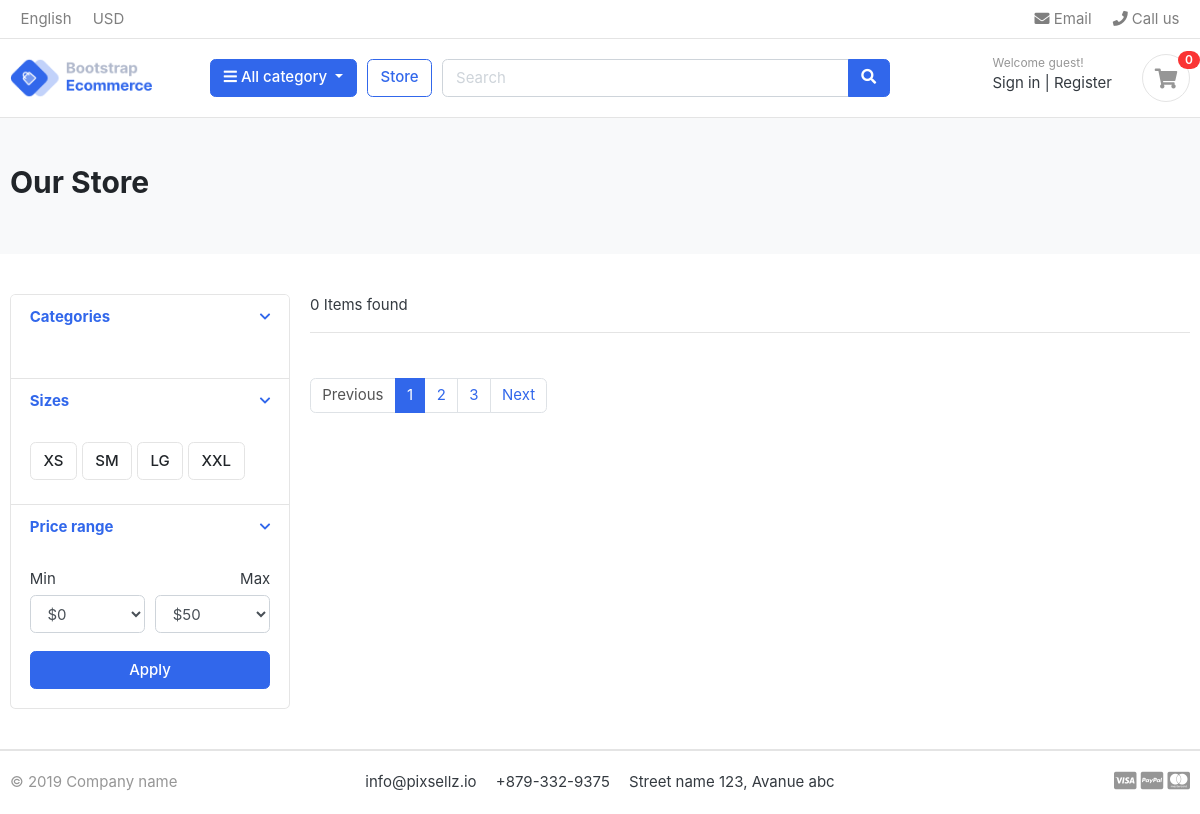
The page /store/ on the database as committed earlier.
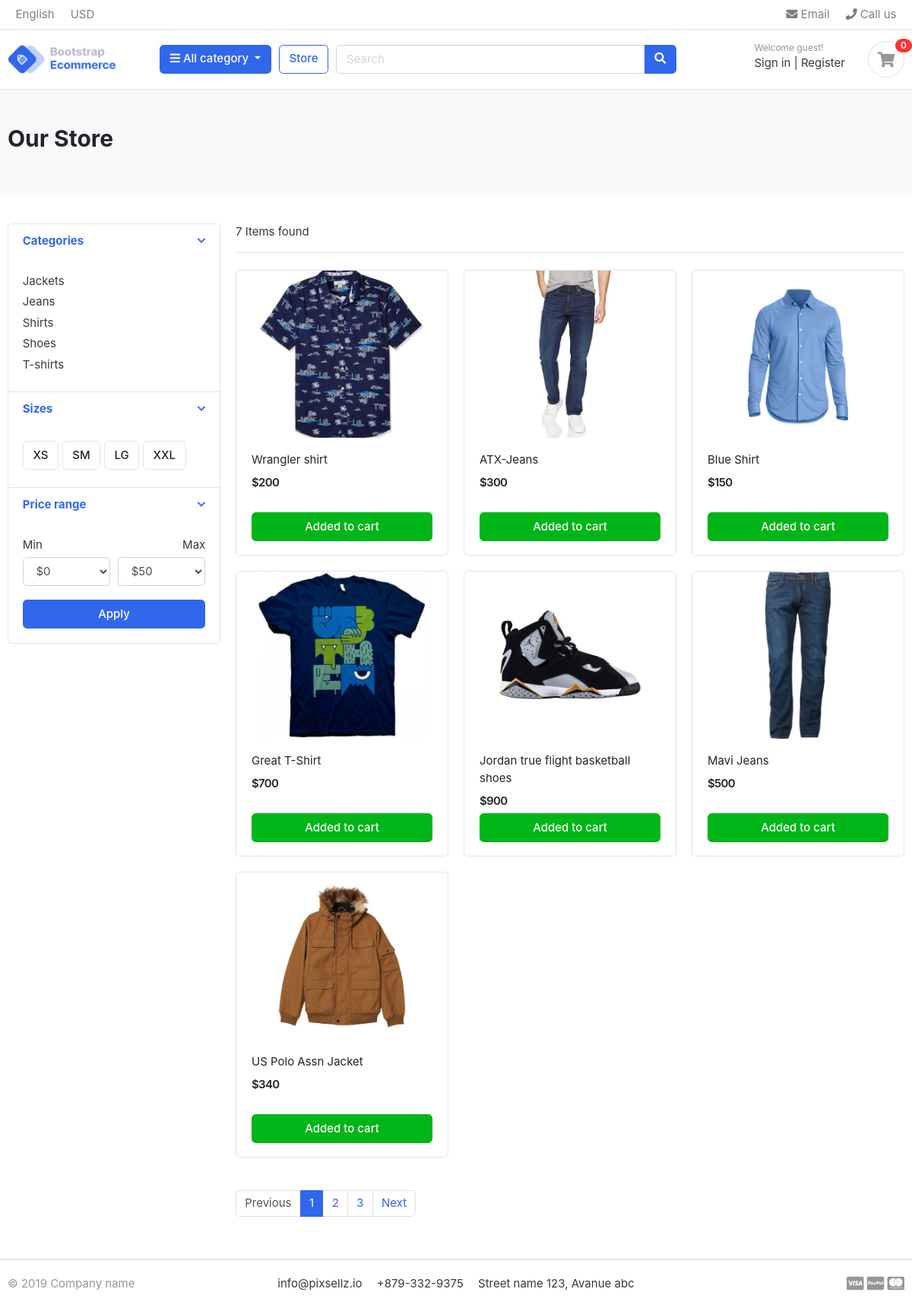
The same page on the database as committed later.
### category/models.py (models this page shows, shortened)
class Category(BaseModel):
    category_name = models.CharField(max_length = 150)
    slug = models.CharField(max_length = 150, unique = True)
    description = models.TextField()
    cat_image = models.ImageField(upload_to='photos/categories', blank=True)
    class Meta:
        verbose_name = "Category"
        verbose_name_plural = "Categories"
    def get_url(self):
        return reverse('store:products_by_category', args=[self.slug])

### store/models.py (models this page shows, shortened)
class Product(BaseModel):
    product_name = models.CharField(max_length = 50, unique = True)
    slug = models.SlugField(max_length = 50, unique = True)
    description = models.TextField(blank = True)
    price = models.PositiveBigIntegerField()
    image = models.ImageField(upload_to='photos/product')
    stock = models.PositiveBigIntegerField()
    is_available = models.BooleanField(default = False)
    category = models.ForeignKey(Category, on_delete = models.CASCADE)
    class Meta:
        verbose_name = 'Product'
        verbose_name_plural = 'Products'
    def get_url(self):
        return reverse('store:detail', args=[self.category.slug, self.slug])

### store/views.py (the view)
# urls.py: path('store/', include('store.urls')),
def store(request, category_slug = None):
    if category_slug != None:
        category = get_object_or_404(Category, slug = category_slug)
        products = Product.objects.filter(is_available = True, category = category)
        product_count = products.count()
    else:
        products = Product.objects.filter(is_available = True)
        product_count = products.count()
    context = {
        'products':products,
        'product_count':product_count
    }
    return render(request, 'store/store.html', context)

### category/context_processors.py (called while the page is built)
def menu_links(request):
    categories = Category.objects.all()
    return {'categories':categories}

### templates/store/store.html (shortened to what the changed rows need)
{% extends 'base.html' %}
{% block content %}
<section class="section-pagetop bg">
    <div class="container">
        <h2 class="title-page">Our Store</h2>
    </div>
    </section>
    <section class="section-content padding-y">
    <div class="container">
    <div class="row">
        <aside class="col-md-3">
    <div class="card">
        <article class="filter-group">
            <div class="filter-content collapse show" id="collapse_1">
                <div class="card-body">
                    <ul class="list-menu">
                    {% for category in categories %}
                    <li><a href="{{ category.get_url }}">{{ category.category_name }}  </a></li>
                    {% endfor %}
                    </ul>
                </div>
            </div>
        </article>
    </div>
        </aside>
        <main class="col-md-9">
    <header class="border-bottom mb-4 pb-3">
            <div class="form-inline">
                <span class="mr-md-auto"> {{ product_count}} Items found </span>
            </div>
    </header>
    <div class="row">
        {% for product in products %}
        <div class="col-md-4">
            <figure class="card card-product-grid">
                <div class="img-wrap">
                    <img src="{{ product.image.url }}">
                </div>
                <figcaption class="info-wrap">
                    <div class="fix-height">
                        <a href="{{ product.get_url }}" class="title">{{ product.product_name }}</a>
                        <div class="price-wrap mt-2">
                            <span class="price">${{ product.price }}</span>
                        </div>
                    </div>
                    <a href="#" class="btn btn-block btn-success">Added to cart </a>
                </figcaption>
            </figure>
        </div>
        {% endfor %}
    </div>
        </main>
    </div>
    </div>
    </section>
{% endblock %}

Rows that differ between the two databases and show on the page:
added Category: category_name "Jackets"
added Category: category_name "Jeans"
added Category: category_name "Shirts"
added Category: category_name "Shoes"
added Category: category_name "T-shirts"
added Product: image (picture), product_name "Wrangler shirt", price "200"
added Product: image (picture), product_name "ATX-Jeans", price "300"
added Product: image (picture), product_name "Blue Shirt", price "150"
added Product: image (picture), product_name "Great T-Shirt", price "700"
added Product: image (picture), product_name "Jordan true flight basketball shoes", price "900"
added Product: image (picture), product_name "Mavi Jeans", price "500"
added Product: image (picture), product_name "US Polo Assn Jacket", price "340"
Other text that changed with them:
{{ product_count }}: "0" → "7"
